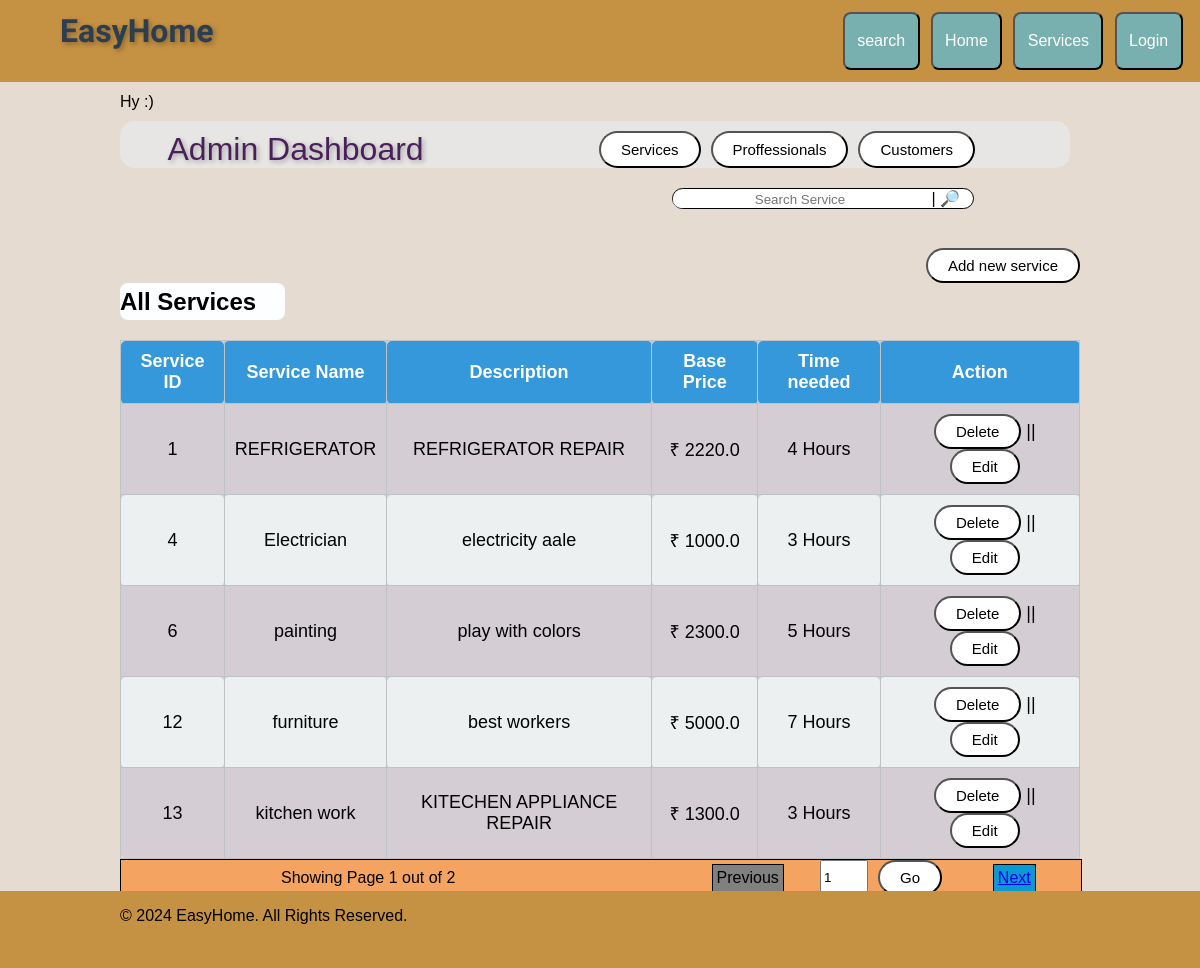
Page /admin_service (signed in) on the committed database.
### app.py (models this page shows, shortened)
class Services(db.Model):
    service_id= db.Column(db.Integer, primary_key = True)
    service_name= db.Column(db.String(50)  )
    service_desc= db.Column(db.String(200) )
    service_b_price= db.Column(db.Float() ,nullable= False)
    time_required =db.Column(db.String,  nullable=False)

### app.py (the view, shortened to what this page needs)
@app.route("/admin_service", methods=['POST', 'GET'])
@admin_only
def service():
    per_page= 5
    page= request.args.get('page',1,int)
    query = request.args.get('word')
    if query:
        serv = Services.query.filter(or_ (Services.service_name.like(f'%{query}%'), Services.service_desc.like(f'%{query}%'), Services.service_id.like(f'%{query}%'))).paginate(page= page, per_page=per_page)
    else:serv=Services.query.paginate(page= page, per_page=per_page)
    del1= None
    edit1 =None
    if request.method == 'POST':
        del1= request.form.get("del")
        edit1=request.form.get("edit1")
    if edit1:
        service1= Services.query.get(edit1)
        if service1:
            flag2=service1.service_id
            return redirect(f"/admin_service/{flag2}" )
    return render_template("admin_service.html",serv=serv )

### app.py (called while the page is built)
def admin_only(f):
    @wraps(f)
    def admin1(*args, **kwargs):
        if session :
            user =session.get('type1')
            if user == 'admin':
                flash('You need to be logged in as an admin to access this page.', 'warning')
                return f(*args, **kwargs)
            else: return redirect('/dashboard')
        else: return redirect('/login')
    return admin1

### templates/admin_service.html (shortened to what this page needs)
{% extends "admin.html" %}
{% block admin %}
<div class="panel">
<div class="flex_button panel">
    <div style="width: 300px; margin-left: 30px;" class="searchbar flex_button" >
        <form action="/admin_service" >
            <input style="width: 250px;" margin: 0;" id="searchbox" name="word" value="{{request.args.get('word', '')}}"  required  placeholder="Search Service">
            | <button  style="all: initial;" id='search_button' type="submit">🔎</button>
        </form>
    </div>
</div>
<div  class="button_end" >
    <button  onclick="location.href='/admin_service/add';">
        Add new service
    </button>
</div>
<div class="table_lebel">
    All Services
</div>
<table>
    <thead>
        <tr>
            <th>Service ID</th>
            <th>Service Name</th>
            <th>Description</th>
            <th>Base Price</th>
            <th>Time needed</th>
            <th>Action</th>
        </tr>
    </thead>
    <tbody>
    {% for service in serv %}
    <tr>
      <td> {{service.service_id}}</td>
      <td> {{service.service_name}}</td>
      <td> {{service.service_desc}}</td>
      <td> ₹ {{service.service_b_price}}</td>
      <td> {{service.time_required}} Hours</td>
      <td><form action="/admin_service" method="POST">
        <button name="del" value="{{service.service_id}}" type="submit">Delete</button> ||
      <form action="/admin_service" method="POST">
        <button name="edit1" value="{{service.service_id}}" type="submit">Edit</button></td>
       </tr>
{% endfor %}
    </tbody>
</table>
<div class="paginator">
  <div style="justify-content: flex-start; align-items: center;">
     Showing Page {{serv.page}} out of {{serv.pages}}
  </div>
  <div style="justify-content: flex-start;" >
  <div style="justify-content: flex-start;">
      {% if serv.has_prev %}
          <a  id="active_pgntr" href="{{ url_for('service', page=serv.prev_num) }}" >Previous</a>
      {% else %}
          <a>Previous</a>
      {% endif %}
  </div>
  <div style=" justify-content: center;">
  <form style="display:flex;" action="{{ url_for('service')}}">
      <input style="width:40px;" id="page_a" name='page' value="{{serv.page}}">
      <button type="submit"> Go </button>
  </form>
  </div>
  <div style="justify-content: flex-end;">
  {% if serv.has_next %}
      <a id="active_pgntr" href="{{ url_for('service', page=serv.next_num) }}">Next</a>
  {% else %}
      <a >Next</a>
  {% endif %}
  </div>
  </div>
</div>
</body>
</html>
{% endblock %}

### static/style.css (style rules this page uses)
body, html { margin: 0; padding-top: 3%; padding-bottom: 3%; box-sizing: border-box; background: rgb(230, 219, 209); }
.panel { margin-left: 10%; margin-right: 10%; }
button { padding: 7px 20px; font-size: 15px; margin-left: 10px; border-radius: 40px; cursor: pointer; background-color: #ffffff; }
.button_end { display: flex; justify-content: flex-end; height: 5%; margin-top: 3%; margin-left: 12px; }
.table_lebel { display: inline-block; padding-right: 3%; font-size: 150%; font-weight: bold; border-radius: 8px; padding-top: 0.5%; padding-bottom: 0.5%; background-color: #fcfeff; }
table { background: #d4ced4; width: 100%; margin: 20px auto; border-collapse: collapse; font-size: 18px; border-radius: 8px; margin-bottom: 0; }
table, th, td { border: 1px solid #bdc3c7; }
th { background-color: #3498db; color: white; padding: 10px; font-weight: bold; }
td { padding: 10px; text-align: center; }
tr:nth-child(even) { background-color: #ecf0f1; }
td, th { border-radius: 5px; }
.flex_button { display: flex; align-items: center; justify-content: space-between; gap: 10px }
.flex_button button { margin: 0; justify-content: flex-end; border-radius:10px; border: 1px solid black ; }
.searchbar { width: 80%; margin: 10px; background: #ffffff; border: 1px solid rgb(0, 0, 0); border-radius: 20px; border-collapse: collapse; }
#searchbox { width: 80%; height: 100%; border: none; border-radius: 20px; border-collapse: collapse; border-top-right-radius:0; border-bottom-right-radius:0; text-align: center; }
#search_button { margin: 0; width: 10px; border: none; text-overflow: ellipsis; border-radius: 20px; }
.paginator { background: sandybrown; border: 1PX solid black; border-radius: 0; width: 100%; display: flex; justify-content: flex-end; padding: 0; margin: 0; }
.paginator div { display: flex; width:400px ; }
.paginator div div { display: flex; flex:1; }
.paginator div div a { border: 1px solid black ; background: gray; cursor: no-drop; margin: auto; padding: 4px; }
#active_pgntr { background: rgb(11, 153, 209); cursor: pointer; }

### rows in the picture
Services: service_id "1", service_name "REFRIGERATOR", service_desc "REFRIGERATOR REPAIR", service_b_price "2220.0", time_required "4"
Services: service_id "4", service_name "Electrician", service_desc "electricity aale", service_b_price "1000.0", time_required "3"
Services: service_id "6", service_name "painting", service_desc "play with colors", service_b_price "2300.0", time_required "5"
Services: service_id "12", service_name "furniture", service_desc "best workers", service_b_price "5000.0", time_required "7"
Services: service_id "13", service_name "kitchen work", service_desc "KITECHEN APPLIANCE REPAIR", service_b_price "1300.0", time_required "3"

### other values in the picture
{{ serv.page }} "1"
{{ serv.pages }} "2"
